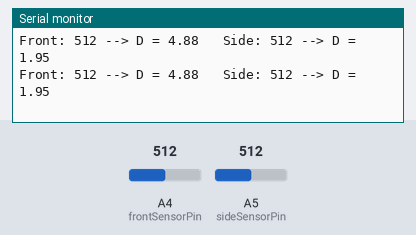
A sketch run on a simulated Arduino Uno, built with avr-gcc and run on an emulated ATmega328P. On the bench: the last lines printed to the serial monitor. The inputs (shaded band) are chosen by the test bench; at power-on: A4 (frontSensorPin) = 512, A5 (sideSensorPin) = 512.

Above: at 1.2 s.
1.3 s: A4 (frontSensorPin) set to 264
At 1.42 s:
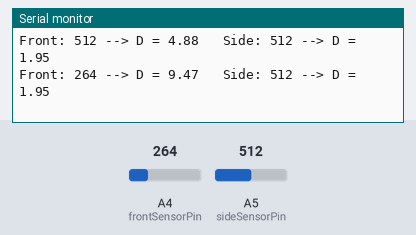
4.3 s: A4 (frontSensorPin) set to 233
At 4.33 s:
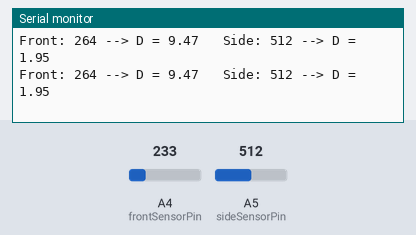
Timing chart, 0 to 7.3 s (numbered marks = the images above; inputs shaded):
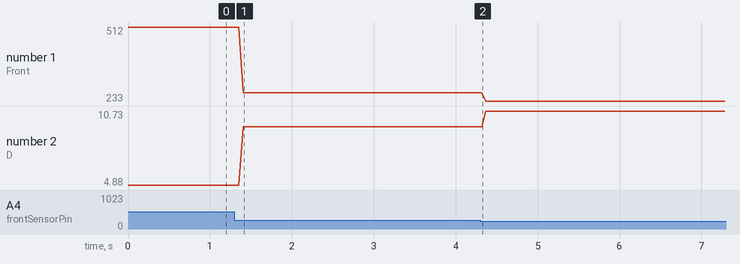

The sketch:

DistanceSensorTest.ino
```cpp
#define frontSensorPin A4
#define sideSensorPin A5

int Vfront, Vside;
double Dfront, Dside;

int Cfront = 2500;
int Bfront = -1;

int Cside = 1000;
int Bside = -1;

void setup() {

  pinMode(frontSensorPin, INPUT);
  pinMode(sideSensorPin,  INPUT);

  Serial.begin(9600);

}

void loop() {

  Vfront = analogRead(frontSensorPin);
  Dfront = Cfront*pow(Vfront, Bfront);

  Vside = analogRead(sideSensorPin);
  Dside = Cside*pow(Vside, Bside);

  Serial.print("Front: ");
  Serial.print(Vfront);
  Serial.print(" --> D = ");
  Serial.print(Dfront);

 // Serial.print('\t');

  Serial.print("   Side: ");
  Serial.print(Vside);
  Serial.print(" --> D = ");
  Serial.println(Dside);

}
```

Measured:
- after the input at 1.3 s, the serial monitor: prints a new line after 0.11 s (image 1)
- plotted number 1: 512 → 264 after the input at 1.3 s, 264 → 233 after the input at 4.3 s
- plotted number 2: 4.88 → 9.47 after the input at 1.3 s, 9.47 → 10.73 after the input at 4.3 s
